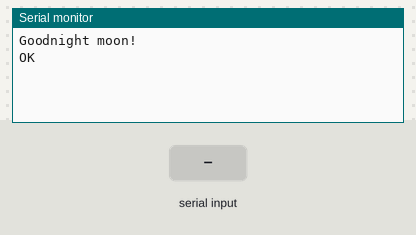
This sketch was run on a simulated Arduino Uno, built with avr-gcc and run on an emulated ATmega328P. On the bench: the last lines printed to the serial monitor. The test bench sets the inputs (shaded band). The modem accepts every AT command (registered, SIM ready, sends succeed) and sends nothing else.

Above: at 1.2 s.
1.3 s: "1" received over the second serial link
At 2.5 s:
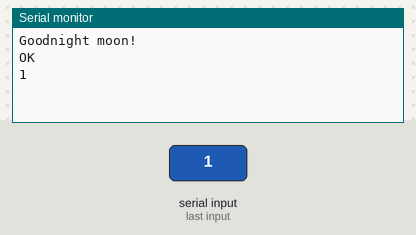
2.8 s: "0" received over the second serial link
At 3.6 s:
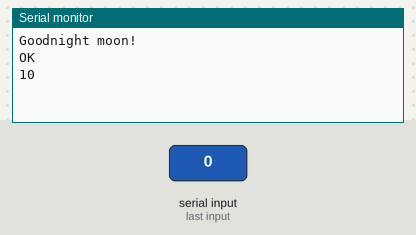

The sketch:

testSerial.ino
```cpp
#include <SoftwareSerial.h>

const unsigned int pinRX	= 7;	// RX of SIM800L
const unsigned int pinTX	= 8;	// TX of SIM800L
const uint16_t PORT_SPEED = 9600;	// Baud rate
SoftwareSerial mySerial(pinRX, pinTX);

//	AT+CREG? AT+COPS? AT+CSQ

void setup()
{
	// Open serial communications and wait for port to open:
	Serial.begin(PORT_SPEED);
	while (!Serial) {
		; // wait for serial port to connect. Needed for Native USB only
	}

	Serial.println("Goodnight moon!");

	// set the data rate for the SoftwareSerial port
	mySerial.begin(PORT_SPEED);

	mySerial.println("AT");
}

void loop() // run over and over
{
	if (mySerial.available())
		Serial.write(mySerial.read());
	if (Serial.available())
		mySerial.write(Serial.read());
}
```

Measured:
- after the input at 1.3 s, the serial monitor: prints a new line at once (image 1)
- after the input at 2.8 s, the serial monitor: prints a new line at once (image 2)
